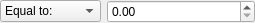
<?xml version="1.0" encoding="UTF-8"?>
<ui version="4.0">
 <class>NumericQuery</class>
 <widget class="QWidget" name="NumericQuery">
  <property name="geometry">
   <rect>
    <x>0</x>
    <y>0</y>
    <width>247</width>
    <height>20</height>
   </rect>
  </property>
  <property name="windowTitle">
   <string notr="true"/>
  </property>
  <layout class="QHBoxLayout" stretch="0,1">
   <property name="leftMargin">
    <number>0</number>
   </property>
   <property name="topMargin">
    <number>0</number>
   </property>
   <property name="rightMargin">
    <number>0</number>
   </property>
   <property name="bottomMargin">
    <number>0</number>
   </property>
   <item>
    <widget class="QComboBox" name="comboBoxType">
     <property name="sizePolicy">
      <sizepolicy hsizetype="Fixed" vsizetype="Fixed">
       <horstretch>0</horstretch>
       <verstretch>0</verstretch>
      </sizepolicy>
     </property>
     <item>
      <property name="text">
       <string>Equal to:</string>
      </property>
     </item>
     <item>
      <property name="text">
       <string>Greater than:</string>
      </property>
     </item>
     <item>
      <property name="text">
       <string>Less than:</string>
      </property>
     </item>
     <item>
      <property name="text">
       <string>Between:</string>
      </property>
     </item>
    </widget>
   </item>
   <item>
    <widget class="QStackedWidget" name="stackedWidget">
     <property name="currentIndex">
      <number>0</number>
     </property>
     <widget class="QWidget" name="pageEq">
      <layout class="QHBoxLayout" name="horizontalLayout">
       <property name="spacing">
        <number>0</number>
       </property>
       <property name="leftMargin">
        <number>0</number>
       </property>
       <property name="topMargin">
        <number>0</number>
       </property>
       <property name="rightMargin">
        <number>0</number>
       </property>
       <property name="bottomMargin">
        <number>0</number>
       </property>
       <item>
        <widget class="QDoubleSpinBox" name="doubleSpinBoxEq"/>
       </item>
      </layout>
     </widget>
     <widget class="QWidget" name="pageGt">
      <layout class="QHBoxLayout" name="horizontalLayout_2">
       <property name="spacing">
        <number>0</number>
       </property>
       <property name="leftMargin">
        <number>0</number>
       </property>
       <property name="topMargin">
        <number>0</number>
       </property>
       <property name="rightMargin">
        <number>0</number>
       </property>
       <property name="bottomMargin">
        <number>0</number>
       </property>
       <item>
        <widget class="QDoubleSpinBox" name="doubleSpinBoxGt"/>
       </item>
      </layout>
     </widget>
     <widget class="QWidget" name="pageLe">
      <layout class="QHBoxLayout" name="horizontalLayout_3">
       <property name="spacing">
        <number>0</number>
       </property>
       <property name="leftMargin">
        <number>0</number>
       </property>
       <property name="topMargin">
        <number>0</number>
       </property>
       <property name="rightMargin">
        <number>0</number>
       </property>
       <property name="bottomMargin">
        <number>0</number>
       </property>
       <item>
        <widget class="QDoubleSpinBox" name="doubleSpinBoxLe"/>
       </item>
      </layout>
     </widget>
     <widget class="QWidget" name="pageBe">
      <layout class="QHBoxLayout" name="horizontalLayout_5">
       <property name="leftMargin">
        <number>0</number>
       </property>
       <property name="topMargin">
        <number>0</number>
       </property>
       <property name="rightMargin">
        <number>0</number>
       </property>
       <property name="bottomMargin">
        <number>0</number>
       </property>
       <item>
        <widget class="QDoubleSpinBox" name="doubleSpinBoxB1"/>
       </item>
       <item>
        <widget class="QLabel" name="labelAnd">
         <property name="sizePolicy">
          <sizepolicy hsizetype="Fixed" vsizetype="Preferred">
           <horstretch>0</horstretch>
           <verstretch>0</verstretch>
          </sizepolicy>
         </property>
         <property name="text">
          <string>And</string>
         </property>
        </widget>
       </item>
       <item>
        <widget class="QDoubleSpinBox" name="doubleSpinBoxB2"/>
       </item>
      </layout>
     </widget>
    </widget>
   </item>
  </layout>
 </widget>
 <resources/>
 <connections>
  <connection>
   <sender>comboBoxType</sender>
   <signal>currentIndexChanged(int)</signal>
   <receiver>stackedWidget</receiver>
   <slot>setCurrentIndex(int)</slot>
   <hints>
    <hint type="sourcelabel">
     <x>57</x>
     <y>12</y>
    </hint>
    <hint type="destinationlabel">
     <x>185</x>
     <y>12</y>
    </hint>
   </hints>
  </connection>
 </connections>
</ui>
